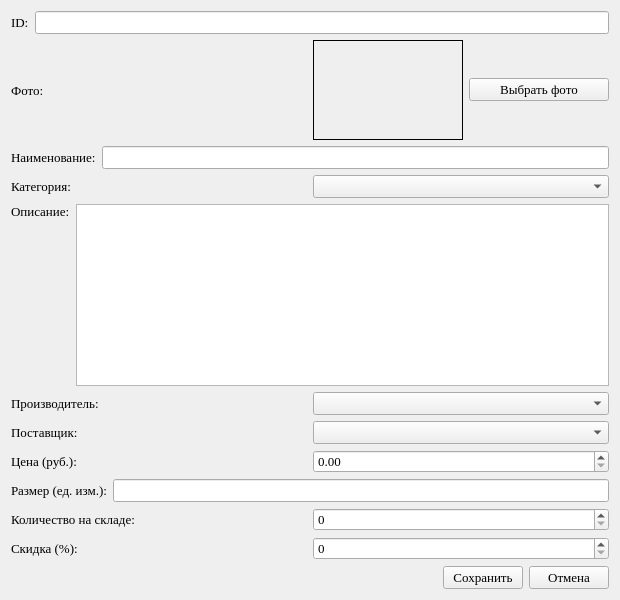
<?xml version="1.0" encoding="UTF-8"?>
<ui version="4.0">
 <class>ProductForm</class>
 <widget class="QWidget" name="ProductForm">
  <property name="geometry">
   <rect><x>0</x><y>0</y><width>620</width><height>600</height></rect>
  </property>
  <property name="windowTitle"><string>Товар</string></property>
  <property name="styleSheet"><string notr="true">font-family: Times New Roman; font-size: 13px;</string></property>
  <layout class="QVBoxLayout" name="verticalLayout">

   <!-- ID -->
   <item>
    <layout class="QHBoxLayout">
     <item><widget class="QLabel" name="lb_id"><property name="text"><string>ID:</string></property><property name="minimumWidth"><number>160</number></property></widget></item>
     <item><widget class="QLineEdit" name="le_id"><property name="readOnly"><bool>true</bool></property></widget></item>
    </layout>
   </item>

   <!-- Фото -->
   <item>
    <layout class="QHBoxLayout">
     <item><widget class="QLabel" name="lb_photo_title"><property name="text"><string>Фото:</string></property><property name="minimumWidth"><number>160</number></property></widget></item>
     <item>
      <layout class="QHBoxLayout">
       <item>
        <widget class="QLabel" name="lb_photo">
         <property name="minimumSize"><size><width>150</width><height>100</height></size></property>
         <property name="maximumSize"><size><width>150</width><height>100</height></size></property>
         <property name="frameShape"><enum>QFrame::Box</enum></property>
         <property name="alignment"><set>Qt::AlignCenter</set></property>
         <property name="text"><string/></property>
        </widget>
       </item>
       <item>
        <widget class="QPushButton" name="pb_choose_photo">
         <property name="text"><string>Выбрать фото</string></property>
         <property name="maximumWidth"><number>120</number></property>
        </widget>
       </item>
      </layout>
     </item>
    </layout>
   </item>

   <!-- Наименование -->
   <item>
    <layout class="QHBoxLayout">
     <item><widget class="QLabel" name="lb_name"><property name="text"><string>Наименование:</string></property><property name="minimumWidth"><number>160</number></property></widget></item>
     <item><widget class="QLineEdit" name="le_name"/></item>
    </layout>
   </item>

   <!-- Категория -->
   <item>
    <layout class="QHBoxLayout">
     <item><widget class="QLabel" name="lb_category"><property name="text"><string>Категория:</string></property><property name="minimumWidth"><number>160</number></property></widget></item>
     <item><widget class="QComboBox" name="cb_category"/></item>
    </layout>
   </item>

   <!-- Описание -->
   <item>
    <layout class="QHBoxLayout">
     <item><widget class="QLabel" name="lb_desc"><property name="text"><string>Описание:</string></property><property name="minimumWidth"><number>160</number></property><property name="alignment"><set>Qt::AlignTop</set></property></widget></item>
     <item>
      <widget class="QTextEdit" name="te_description">
       <property name="maximumHeight"><number>70</number></property>
      </widget>
     </item>
    </layout>
   </item>

   <!-- Производитель -->
   <item>
    <layout class="QHBoxLayout">
     <item><widget class="QLabel" name="lb_manufacturer"><property name="text"><string>Производитель:</string></property><property name="minimumWidth"><number>160</number></property></widget></item>
     <item><widget class="QComboBox" name="cb_manufacturer"/></item>
    </layout>
   </item>

   <!-- Поставщик -->
   <item>
    <layout class="QHBoxLayout">
     <item><widget class="QLabel" name="lb_vendor"><property name="text"><string>Поставщик:</string></property><property name="minimumWidth"><number>160</number></property></widget></item>
     <item><widget class="QComboBox" name="cb_vendor"/></item>
    </layout>
   </item>

   <!-- Цена -->
   <item>
    <layout class="QHBoxLayout">
     <item><widget class="QLabel" name="lb_price"><property name="text"><string>Цена (руб.):</string></property><property name="minimumWidth"><number>160</number></property></widget></item>
     <item>
      <widget class="QDoubleSpinBox" name="dsb_price">
       <property name="minimum"><double>0.00</double></property>
       <property name="maximum"><double>999999.99</double></property>
       <property name="decimals"><number>2</number></property>
      </widget>
     </item>
    </layout>
   </item>

   <!-- Размер (единица измерения) -->
   <item>
    <layout class="QHBoxLayout">
     <item><widget class="QLabel" name="lb_size"><property name="text"><string>Размер (ед. изм.):</string></property><property name="minimumWidth"><number>160</number></property></widget></item>
     <item><widget class="QLineEdit" name="le_size"/></item>
    </layout>
   </item>

   <!-- Количество -->
   <item>
    <layout class="QHBoxLayout">
     <item><widget class="QLabel" name="lb_quantity"><property name="text"><string>Количество на складе:</string></property><property name="minimumWidth"><number>160</number></property></widget></item>
     <item>
      <widget class="QSpinBox" name="sb_quantity">
       <property name="minimum"><number>0</number></property>
       <property name="maximum"><number>999999</number></property>
      </widget>
     </item>
    </layout>
   </item>

   <!-- Скидка -->
   <item>
    <layout class="QHBoxLayout">
     <item><widget class="QLabel" name="lb_discount"><property name="text"><string>Скидка (%):</string></property><property name="minimumWidth"><number>160</number></property></widget></item>
     <item>
      <widget class="QSpinBox" name="sb_discount">
       <property name="minimum"><number>0</number></property>
       <property name="maximum"><number>100</number></property>
      </widget>
     </item>
    </layout>
   </item>

   <!-- Кнопки -->
   <item>
    <layout class="QHBoxLayout">
     <item><spacer><property name="orientation"><enum>Qt::Horizontal</enum></property><property name="sizeHint" stdset="0"><size><width>40</width><height>20</height></size></property></spacer></item>
     <item>
      <widget class="QPushButton" name="pb_save">
       <property name="text"><string>Сохранить</string></property>
       <property name="minimumWidth"><number>100</number></property>
      </widget>
     </item>
     <item>
      <widget class="QPushButton" name="pb_cancel">
       <property name="text"><string>Отмена</string></property>
       <property name="minimumWidth"><number>100</number></property>
      </widget>
     </item>
    </layout>
   </item>

  </layout>
 </widget>
 <resources/>
 <connections/>
</ui>
